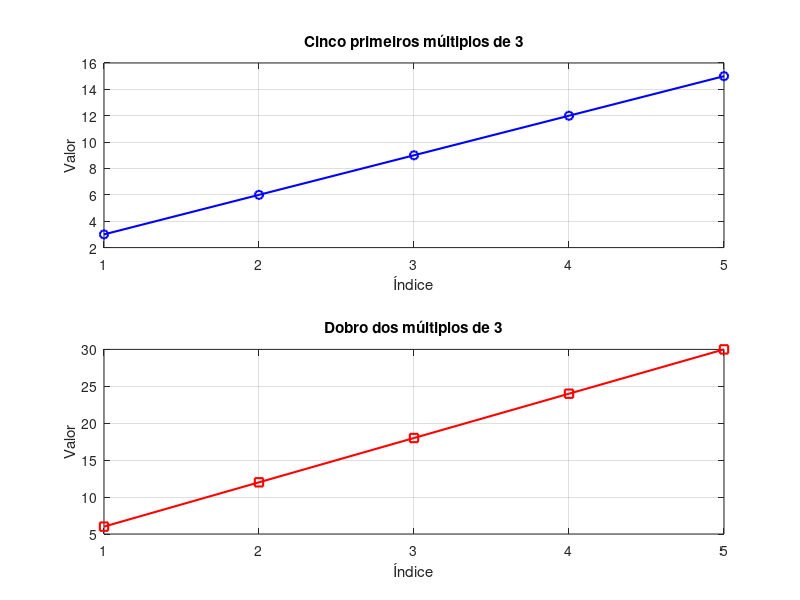

Write the MATLAB code that produced this figure.
% 3. Repetição e organização de gráficos

% Cria os cinco primeiros múltiplos de 3 usando um laço de repetição
multiplos = zeros(1,5);
for i = 1:5
    multiplos(i) = 3 * i;
end

% Vetor com o dobro dos valores obtidos
dobro = 2 * multiplos;

% Dois gráficos separados, um acima do outro, na mesma janela
figure;

subplot(2,1,1); % 2 linhas, 1 coluna, gráfico 1 (de cima)
plot(1:5, multiplos, 'bo-', 'LineWidth', 1.5);
xlabel('Índice');
ylabel('Valor');
title('Cinco primeiros múltiplos de 3');
grid on;

subplot(2,1,2); % 2 linhas, 1 coluna, gráfico 2 (de baixo)
plot(1:5, dobro, 'rs-', 'LineWidth', 1.5);
xlabel('Índice');
ylabel('Valor');
title('Dobro dos múltiplos de 3');
grid on;
